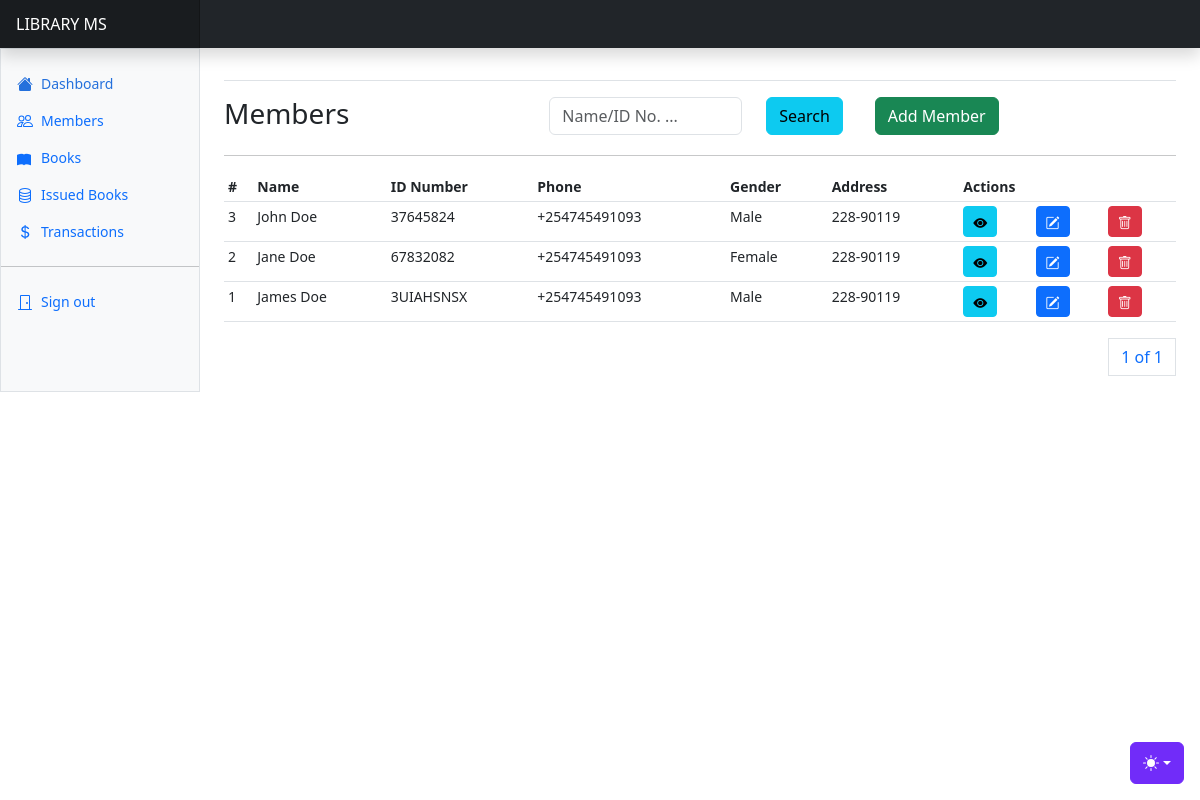
The app's page /users/members/ (signed in) with its own data.
### apps/users/models.py (models this page shows, shortened)
class Member(AbstractBaseModel):
    name = models.CharField(max_length=255)
    email = models.EmailField(unique=True)
    phone_number = models.CharField(max_length=255)
    id_number = models.CharField(max_length=255)
    gender = models.CharField(max_length=255, choices=GENDER_CHOICES)
    address = models.CharField(max_length=255, null=True)
    city = models.CharField(max_length=255, null=True)
    county = models.CharField(max_length=255, null=True)
    country = models.CharField(max_length=255, null=True)
    outstanding_debt = models.DecimalField(max_digits=20, decimal_places=2, default=0)

### apps/users/views.py (the view)
# urls.py: path("members/", members, name="members"),
@login_required(login_url="/users/login/")
def members(request):
    members = Member.objects.all().order_by("-created")
    if request.method == "POST":
        search_text = request.POST.get("search_text")
        members = Member.objects.filter(
            Q(name__icontains=search_text) | Q(
                id_number__icontains=search_text)
        ).order_by("-created")
    paginator = Paginator(members, 10)
    page_number = request.GET.get("page")
    page_obj = paginator.get_page(page_number)
    context = {
        "page_obj": page_obj
    }
    return render(request, "members/members.html", context)

### templates/members/members.html (shortened to what this page needs)
{% extends "base.html" %}
{% block content %}
<div class="row">
    <div class="col">
        <h3>Members</h3>
    </div>
    <div class="col">
      <form method="POST">
          <div class="row">
            <div class="col-8">
              <input type="text" class="form-control" name="search_text" id="search_text" placeholder="Name/ID No. ...">
            </div>
            <div class="col-4">
              <button class="btn btn-info">Search</button>
            </div>
          </div>
      </form>
    </div>
    <div class="col">
        <a class="btn btn-success" data-bs-toggle="modal" data-bs-target="#newMemberModal">Add Member</a>
    </div>
</div>
<hr/>
      <div class="table-responsive small">
        <table class="table table-sm">
          <thead>
            <tr>
              <th scope="col">#</th>
              <th scope="col">Name</th>
              <th scope="col">ID Number</th>
              <th scope="col">Phone</th>
              <th scope="col">Gender</th>
              <th scope="col">Address</th>
              <th scope="col" colspan="3">Actions</th>
            </tr>
          </thead>
          <tbody>
            {% for member in page_obj %}
            <tr>
              <td>{{member.id}}</td>
              <td>{{member.name}}</td>
              <td>{{member.id_number}}</td>
              <td>{{member.phone_number}}</td>
              <td>{{member.gender}}</td>
              <td>{{member.address}}</td>
              <td>
                <a href="{% url 'member-details' member.id %}" class="btn btn-info btn-sm"><i class="bi bi-eye-fill"></i></a>
              </td>
              <td><a class="btn btn-primary btn-sm" data-bs-toggle="modal" data-bs-target="#editMemberModal{{ member.id }}">
                <i class="bi bi-pencil-square"></i>
              </a></td>
              <td><a class="btn btn-danger btn-sm" data-bs-toggle="modal" data-bs-target="#deleteMemberModal{{ member.id }}">
                <i class="bi bi-trash"></i>
              </a></td>
            </tr>
            {% endfor %}
          </tbody>
        </table>
        <div>
          <nav aria-label="Page navigation example">
            <ul class="pagination justify-content-end">
              <a class="page-link" href="#">{{ page_obj.number }} of {{ page_obj.paginator.num_pages }}</a>
            </ul>
          </nav>
        </div>
      </div>
{% endblock content %}

### static/dashboard.css (style rules this page uses)
.bi { display: inline-block; width: 1rem; height: 1rem; }

### templates/base.html (style rules this page uses)
.bi { vertical-align: -.125em; fill: currentColor; }

### records on screen
Member: id "3", name "John Doe", id_number "37645824", phone_number "+254745491093", gender "Male", address "228-90119"
Member: id "2", name "Jane Doe", id_number "67832082", phone_number "+254745491093", gender "Female", address "228-90119"
Member: id "1", name "James Doe", id_number "3UIAHSNSX", phone_number "+254745491093", gender "Male", address "228-90119"

### other values on screen
{{ page_obj.number }} "1"
{{ page_obj.paginator.num_pages }} "1"
